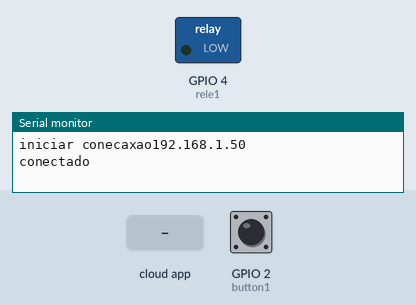
Bench run of a sketch on a simulated ESP8266 (NodeMCU). Shown: switched loads named in the sketch (green lamp = pin HIGH), the last lines printed to the serial monitor. The inputs (shaded band) are chosen by the test bench; at power-on: GPIO 2 (button1) HIGH. WiFi joins after 1.5 s; servers stay silent unless stated.

Above: at 2.7 s.
2.8 s: the phone or cloud app sets Luz to 0
At 4.2 s:
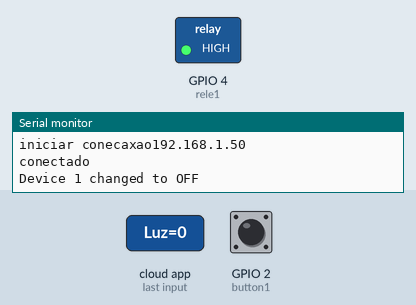
5.9 s: GPIO 2 (button1) pulled LOW for 1 s
At 7.6 s:
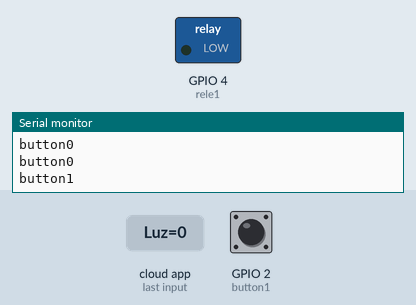
8.4 s: GPIO 2 (button1) pulled LOW for 3.2 s
At 12.5 s:
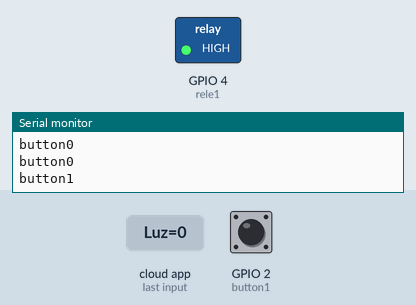
13.1 s: the phone or cloud app sets Luz to 64
At 14.4 s:
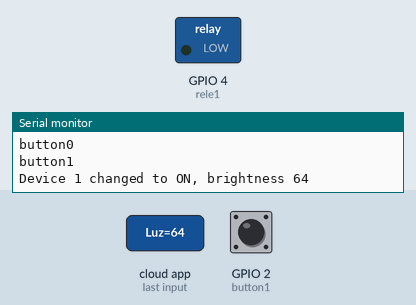
Timing chart, 0 to 16.1 s (numbered marks = the images above; inputs shaded):
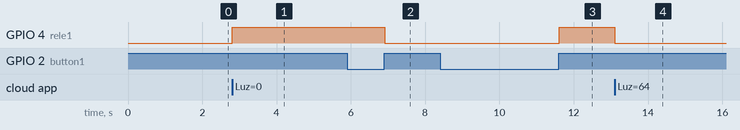

Measured:
- after the input at 2.8 s, GPIO 4 (rele1): LOW → HIGH at once
- after the input at 5.9 s, GPIO 4 (rele1): HIGH → LOW after 1.0 s
- after the input at 8.4 s, GPIO 4 (rele1): LOW → HIGH after 3.2 s
- after the input at 13.1 s, GPIO 4 (rele1): HIGH → LOW at once

The sketch:

lampadaEscritorio.ino
```cpp
#include <ESP8266WiFi.h>
#include <WiFiUdp.h>
#include <Espalexa.h>

#define button1 2
#define rele1 4
bool Status1 = 0 ;

const char* ssid = "STARK 2.4G";
const char* senha = "01550123";
unsigned int localPort = 3333;
char pacote[3];


IPAddress ip(192,168,0,14);
IPAddress gateway(192,168,0,1);
IPAddress subnet(255,255,255,0);

void firstLightChanged(uint8_t brightness);


WiFiUDP conexao;
Espalexa espalexa;


void setup() {
 pinMode(button1,INPUT);
 pinMode(rele1,OUTPUT);
 Serial.begin(9600);
 Serial.print("iniciar conecaxao");

 if (!WiFi.config(ip, gateway, subnet)) {
    Serial.println("STA Failed to configure");
  }

  WiFi.mode(WIFI_STA);
  WiFi.begin(ssid,senha);
  while(WiFi.waitForConnectResult() != WL_CONNECTED){
    Serial.println("deu merda na conxao");
    delay(200);
    WiFi.begin(ssid,senha);
  }
  Serial.println(WiFi.localIP());
  conexao.begin(localPort);
  espalexa.addDevice("Luz", firstLightChanged);
  espalexa.begin();
  Serial.println("conectado");

}

void loop() {

  digitalWrite(rele1,Status1);
  espalexa.loop();
  int tamanhoPacote = conexao.parsePacket();
  if(digitalRead(button1) == 0){
      Serial.println("button0");
    if (digitalRead(button1) == 1) {
      Serial.println("button1");
      Status1 = !Status1;
    }
  }
  if(tamanhoPacote == 3){
    String recebe;
    recebe = conexao.readString();
    Serial.println(recebe);
    if (recebe == "OON"){
      Status1 = 0;
      Serial.println("ligou");
    }else if (recebe == "OFF"){
      Status1 = 1;
      Serial.println("desligou");
    }
  }


  if (WiFi.status() != WL_CONNECTED){
    WiFi.begin(ssid,senha);
    Serial.println("Desconectado");
    delay(200);
  }

}

void firstLightChanged(uint8_t brightness) {
    Serial.print("Device 1 changed to ");
    if (brightness) {
      Serial.print("ON, brightness ");
      Serial.println(brightness);
      Status1 = 0;
    }
    else  {
      Serial.println("OFF");
      Status1 = 1;
    }
}
```
